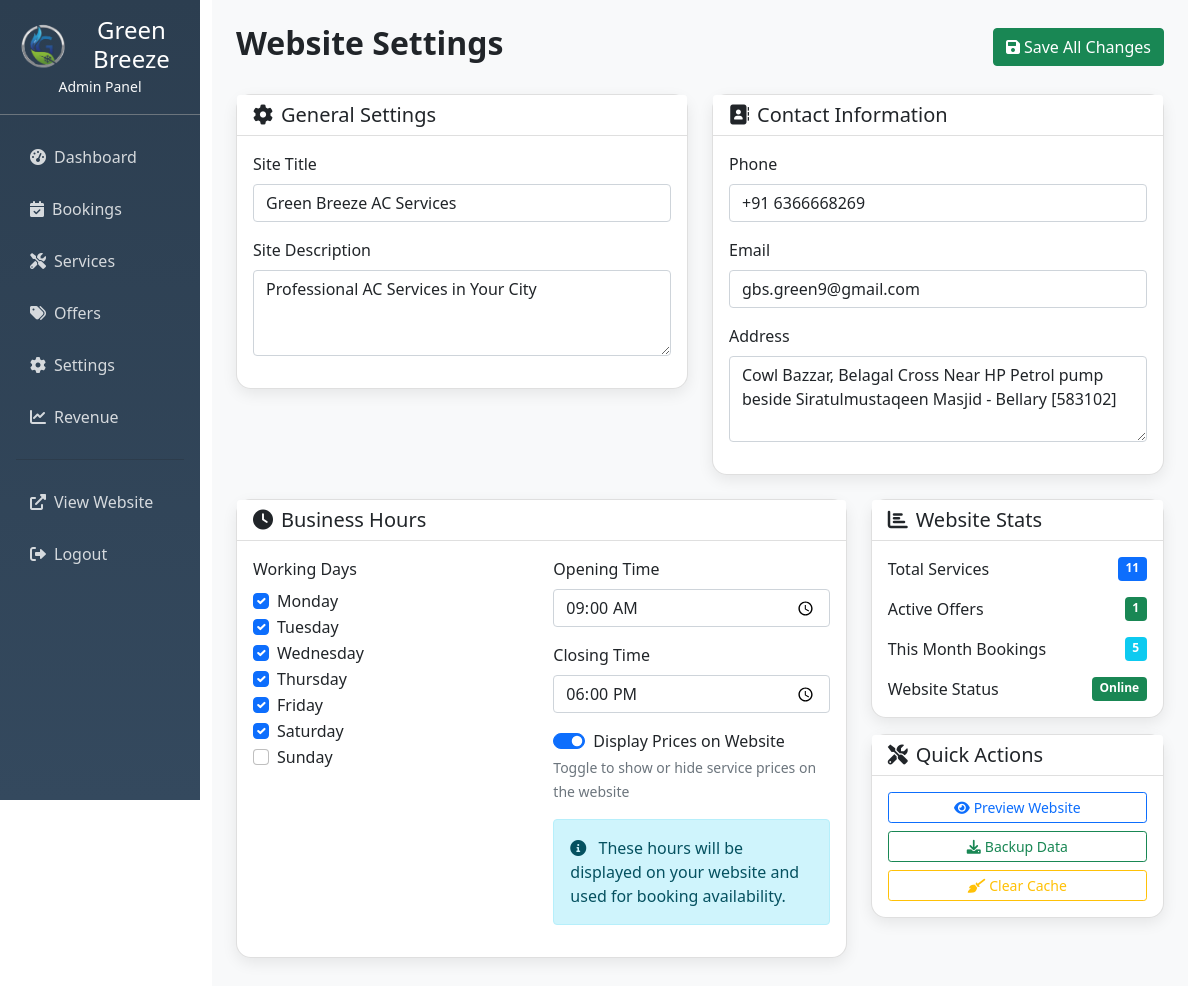
Screenshot of /admin/settings (signed in) with the database file from the repository.
### tables this page shows
CREATE TABLE settings (
        id INTEGER PRIMARY KEY AUTOINCREMENT,
        key TEXT UNIQUE NOT NULL,
        value TEXT
    );

### app.py (the view)
@app.route('/admin/settings')
def admin_settings():
    if not session.get('admin_logged_in'):
        return redirect(url_for('admin_login'))
    conn = sqlite3.connect('green_breeze.db')
    c = conn.cursor()
    c.execute("SELECT * FROM settings")
    settings = c.fetchall()
    c.execute("SELECT COUNT(*) FROM services WHERE active = 1")
    total_services = c.fetchone()[0]
    c.execute("SELECT COUNT(*) FROM offers WHERE active = 1 AND date(valid_until) >= date('now')")
    active_offers = c.fetchone()[0]
    c.execute("SELECT COUNT(*) FROM bookings WHERE strftime('%Y-%m', created_at) = strftime('%Y-%m', 'now')")
    monthly_bookings = c.fetchone()[0]
    conn.close()
    return render_template('admin_settings.html', settings=settings, total_services=total_services, active_offers=active_offers, monthly_bookings=monthly_bookings)

### app.py (called while the page is built)
def inject_datetime():
    return {'datetime': datetime}

### templates/admin_settings.html (shortened to what this page needs)
{% extends "admin_base.html" %}
{% block content %}
<div class="d-flex justify-content-between align-items-center mb-4">
    <h2 class="fw-bold">Website Settings</h2>
    <button class="btn btn-success" onclick="saveAllSettings()">
        <i class="fas fa-save me-1"></i>Save All Changes
    </button>
</div>
<div class="row">
    <div class="col-lg-6 mb-4">
        <div class="card">
            <div class="card-header bg-white">
                <h5 class="mb-0"><i class="fas fa-cog me-2"></i>General Settings</h5>
            </div>
            <div class="card-body">
                <form id="generalSettings">
                    {% for setting in settings %}
                        {% if setting[1] in ['site_title', 'site_description'] %}
                        <div class="mb-3">
                            <label for="{{ setting[1] }}" class="form-label">
                                {{ setting[1].replace('_', ' ').title() }}
                            </label>
                            {% if setting[1] == 'site_description' %}
                            <textarea class="form-control" id="{{ setting[1] }}" name="{{ setting[1] }}" rows="3">{{ setting[2] }}</textarea>
                            {% else %}
                            <input type="text" class="form-control" id="{{ setting[1] }}" name="{{ setting[1] }}" value="{{ setting[2] }}">
                            {% endif %}
                        </div>
                        {% endif %}
                    {% endfor %}
                </form>
            </div>
        </div>
    </div>
    <div class="col-lg-6 mb-4">
        <div class="card">
            <div class="card-header bg-white">
                <h5 class="mb-0"><i class="fas fa-address-book me-2"></i>Contact Information</h5>
            </div>
            <div class="card-body">
                <form id="contactSettings">
                    {% for setting in settings %}
                        {% if setting[1] in ['contact_phone', 'contact_email', 'address'] %}
                        <div class="mb-3">
                            <label for="{{ setting[1] }}" class="form-label">
                                {{ setting[1].replace('_', ' ').replace('contact ', '').title() }}
                            </label>
                            {% if setting[1] == 'address' %}
                            <textarea class="form-control" id="{{ setting[1] }}" name="{{ setting[1] }}" rows="3">{{ setting[2] }}</textarea>
                            {% else %}
                            <input type="{{ 'tel' if 'phone' in setting[1] else 'email' if 'email' in setting[1] else 'text' }}"
                                   class="form-control" id="{{ setting[1] }}" name="{{ setting[1] }}" value="{{ setting[2] }}">
                            {% endif %}
                        </div>
                        {% endif %}
                    {% endfor %}
                </form>
            </div>
        </div>
    </div>
</div>
<div class="row">
    <div class="col-lg-8 mb-4">
        <div class="card">
            <div class="card-header bg-white">
                <h5 class="mb-0"><i class="fas fa-clock me-2"></i>Business Hours</h5>
            </div>
            <div class="card-body">
                <div class="row">
                    <div class="col-md-6">
                        <div class="mb-3">
                            <label class="form-label">Working Days</label>
                            <div class="form-check">
                                <input class="form-check-input" type="checkbox" id="monday" checked>
                                <label class="form-check-label" for="monday">Monday</label>
                            </div>
                            <div class="form-check">
                                <input class="form-check-input" type="checkbox" id="tuesday" checked>
                                <label class="form-check-label" for="tuesday">Tuesday</label>
                            </div>
                            <div class="form-check">
                                <input class="form-check-input" type="checkbox" id="wednesday" checked>
                                <label class="form-check-label" for="wednesday">Wednesday</label>
                            </div>
                            <div class="form-check">
                                <input class="form-check-input" type="checkbox" id="thursday" checked>
                                <label class="form-check-label" for="thursday">Thursday</label>
                            </div>
                            <div class="form-check">
                                <input class="form-check-input" type="checkbox" id="friday" checked>
                                <label class="form-check-label" for="friday">Friday</label>
                            </div>
                            <div class="form-check">
                                <input class="form-check-input" type="checkbox" id="saturday" checked>
                                <label class="form-check-label" for="saturday">Saturday</label>
                            </div>
                            <div class="form-check">
                                <input class="form-check-input" type="checkbox" id="sunday">
                                <label class="form-check-label" for="sunday">Sunday</label>
                            </div>
                        </div>
                    </div>
                    <div class="col-md-6">
                        <div class="mb-3">
                            <label for="openTime" class="form-label">Opening Time</label>
                            <input type="time" class="form-control" id="openTime" value="09:00">
                        </div>
                        <div class="mb-3">
                            <label for="closeTime" class="form-label">Closing Time</label>
                            <input type="time" class="form-control" id="closeTime" value="18:00">
                        </div>
                        <div class="mb-3">
                            <div class="form-check form-switch">
                                <input class="form-check-input" type="checkbox" id="showPrices" name="show_prices" {% for setting in settings %}{% if setting[1] == 'show_prices' and setting[2] == '1' %}checked{% endif %}{% endfor %}>
                                <label class="form-check-label" for="showPrices">
                                    Display Prices on Website
                                </label>
                            </div>
                            <small class="text-muted">Toggle to show or hide service prices on the website</small>
                        </div>
                        <div class="alert alert-info">
                            <i class="fas fa-info-circle me-2"></i>
                            These hours will be displayed on your website and used for booking availability.
                        </div>
                    </div>
                </div>
            </div>
        </div>
    </div>
    <div class="col-lg-4 mb-4">
        <div class="card">
            <div class="card-header bg-white">
                <h5 class="mb-0"><i class="fas fa-chart-bar me-2"></i>Website Stats</h5>
            </div>
            <div class="card-body">
                <div class="d-flex justify-content-between mb-3">
                    <span>Total Services</span>
                    <span class="badge bg-primary">{{ total_services }}</span>
                </div>
                <div class="d-flex justify-content-between mb-3">
                    <span>Active Offers</span>
                    <span class="badge bg-success">{{ active_offers }}</span>
                </div>
                <div class="d-flex justify-content-between mb-3">
                    <span>This Month Bookings</span>
                    <span class="badge bg-info">{{ monthly_bookings }}</span>
                </div>
                <div class="d-flex justify-content-between">
                    <span>Website Status</span>
                    <span class="badge bg-success">Online</span>
                </div>
            </div>
        </div>
        <div class="card mt-3">
            <div class="card-header bg-white">
                <h5 class="mb-0"><i class="fas fa-tools me-2"></i>Quick Actions</h5>
            </div>
            <div class="card-body">
                <div class="d-grid gap-2">
                    <button class="btn btn-outline-primary btn-sm" onclick="previewWebsite()">
                        <i class="fas fa-eye me-1"></i>Preview Website
                    </button>
                    <button class="btn btn-outline-success btn-sm" onclick="backupData()">
                        <i class="fas fa-download me-1"></i>Backup Data
                    </button>
                    <button class="btn btn-outline-warning btn-sm" onclick="clearCache()">
                        <i class="fas fa-broom me-1"></i>Clear Cache
                    </button>
                </div>
            </div>
        </div>
    </div>
</div>
{% endblock %}

### templates/admin_base.html (style rules this page uses)
.card { border-radius: 15px; box-shadow: 0 5px 15px rgba(0, 0, 0, 0.08); }

### rows the page displays
settings: key "Site Title", site_title "Green Breeze AC Services", key "☑"
settings: key "Site Description", site_description "Professional AC Services in Your City"
settings: key "Phone", contact_phone "+91 6366668269"
settings: key "Email", contact_email "gbs.green9@gmail.com"
settings: key "Address", address "Cowl Bazzar, Belagal Cross Near HP Petrol pump beside Siratulmustaqeen Masjid - Bellary [583102]"

### other values shown
{{ total_services }} "11"
{{ active_offers }} "1"
{{ monthly_bookings }} "5"
